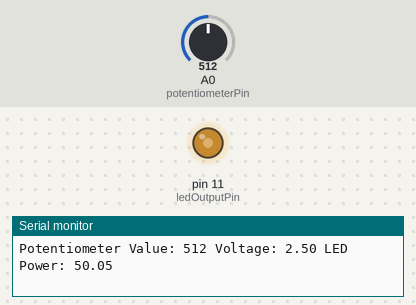
Simulated run of this sketch. Board: Arduino Uno, built with avr-gcc and run on an emulated ATmega328P. Shown: output pins drawn as LEDs (lit = HIGH), the last lines printed to the serial monitor. The inputs (shaded band) are chosen by the test bench; at power-on: A0 (potentiometerPin) = 512.

Above: at 1.2 s.
1.3 s: A0 (potentiometerPin) set to 111
At 2.2 s:
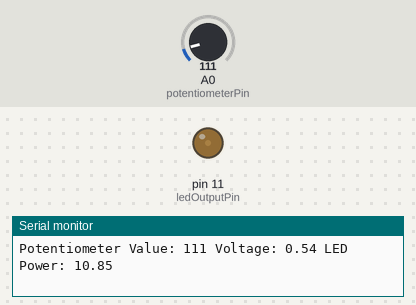
2.8 s: A0 (potentiometerPin) set to 102
At 4.1 s:
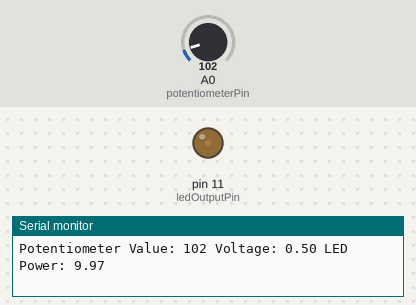
5.8 s: A0 (potentiometerPin) set to 0
At 6.8 s:
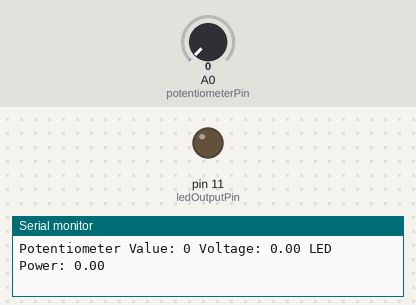
7.3 s: A0 (potentiometerPin) set to 716
At 8.5 s:
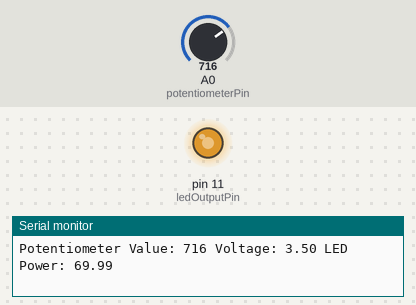
8.8 s: A0 (potentiometerPin) set to 991
At 9.3 s:
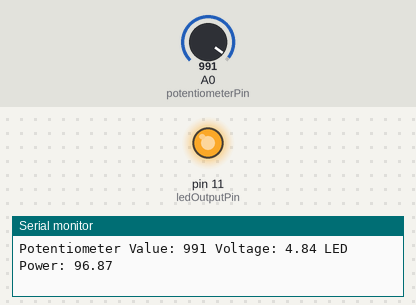
10.3 s: A0 (potentiometerPin) set to 1012
At 11.2 s:
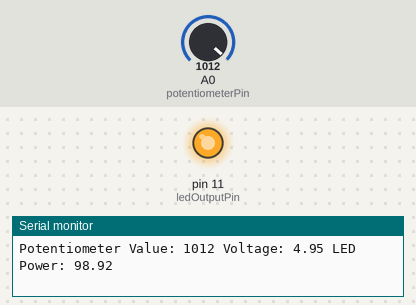
Timing chart, 0 to 13.3 s (numbered marks = the images above; inputs shaded):
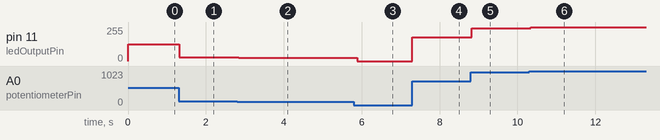

The sketch:

dimmableLED.ino
```cpp
int potentiometerPin = A0; //A0 is a INT as it is hexadecimal NICE!
int ledOutputPin = 11;
int potVal;
float power = 0.0;
int waitTime = 100;
int br = 9600;
float volts;
float upperLimitVoltage = 5.0;
float upperLimitArdType = 1023.0;
float upperLimitLED = 255.0;
float ledPower;
void setup() {
  Serial.begin(br);
  pinMode(potentiometerPin, INPUT);
  pinMode(ledOutputPin, OUTPUT);
  //INPUT = Reading from PIN
  //OUTPUT = Writing to PIN
}


void loop() {
  potVal = analogRead(potentiometerPin); //10 bit number 0 - (2^10)-1 0 - 1023
  volts = (upperLimitVoltage/upperLimitArdType)*potVal;
  ledPower = volts*51.0;
  analogWrite(ledOutputPin, ledPower);
  Serial.print("Potentiometer Value: ");
  Serial.print(potVal);
  Serial.print(" Voltage: ");
  Serial.print(volts);
  Serial.print(" LED Power: ");
  Serial.println((ledPower/upperLimitLED)*100.0);
  delay(waitTime);
}
```

Measured:
- after the input at 1.3 s, pin 11 (ledOutputPin): 127/255 → 27/255 at once
- after the input at 2.8 s, pin 11 (ledOutputPin): 27/255 → 25/255 at once
- after the input at 5.8 s, pin 11 (ledOutputPin): 25/255 → 0/255 after 0.08 s
- after the input at 7.3 s, pin 11 (ledOutputPin): 0/255 → 178/255 at once
- after the input at 8.8 s, pin 11 (ledOutputPin): 178/255 → 247/255 at once
- after the input at 10.3 s, pin 11 (ledOutputPin): 247/255 → 252/255 after 0.05 s
